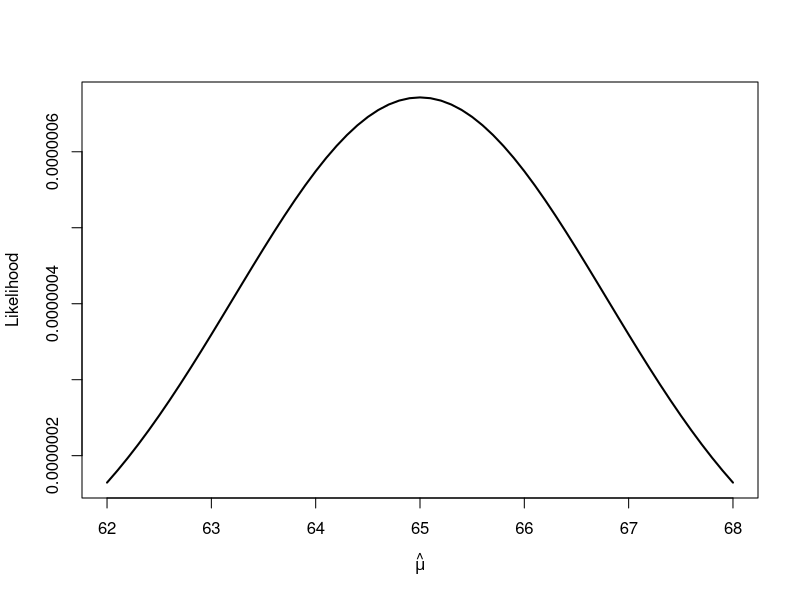
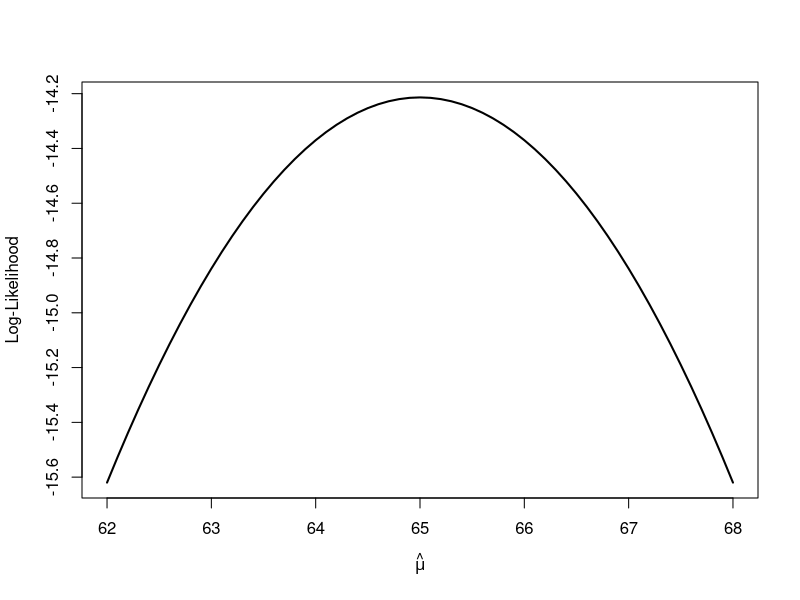

Reproduce these figures in R, in order.
#######################################################
# PLSC 503 - Spring 2017
#
# MLE, Day One code
#######################################################

options(scipen=999)
options(digits=4)
par(mar=c(4,4,2,2))

# Toy example:

data<-c(64,63,59,71,68) # Data
Lis<-dnorm(data,mean=68,sd=4) # Likelihoods for m=68,s=4
L68.4<-prod(Lis) # The likelihood (joint product) for m=68,s=4

Mus<-seq(62,68,by=0.1) # possible values of mu [62,68]
L<-numeric(length(Mus)) # a place to put the likelihoods

# Calculate likelihoods for different values of mu:

for (i in 1:length(Mus)) {
  L[i]<-prod(dnorm(data,mean=Mus[i],sd=4))
}

# Plot:

pdf("SalaryLR.pdf",5,4)
plot(Mus,L,t="l",lwd=2,xlab=expression(hat(mu)),
     ylab="Likelihood")
dev.off()

# Log-L Plot:

lnL<-numeric(length(Mus)) # a place to put the lnLs

for (i in 1:length(Mus)) {
  lnL[i]<-sum(log(dnorm(data,mean=Mus[i],sd=4)))
}

pdf("SalarylnLR.pdf",5,4)
plot(Mus,lnL,t="l",lwd=2,xlab=expression(hat(mu)),
     ylab="Log-Likelihood")
dev.off()
